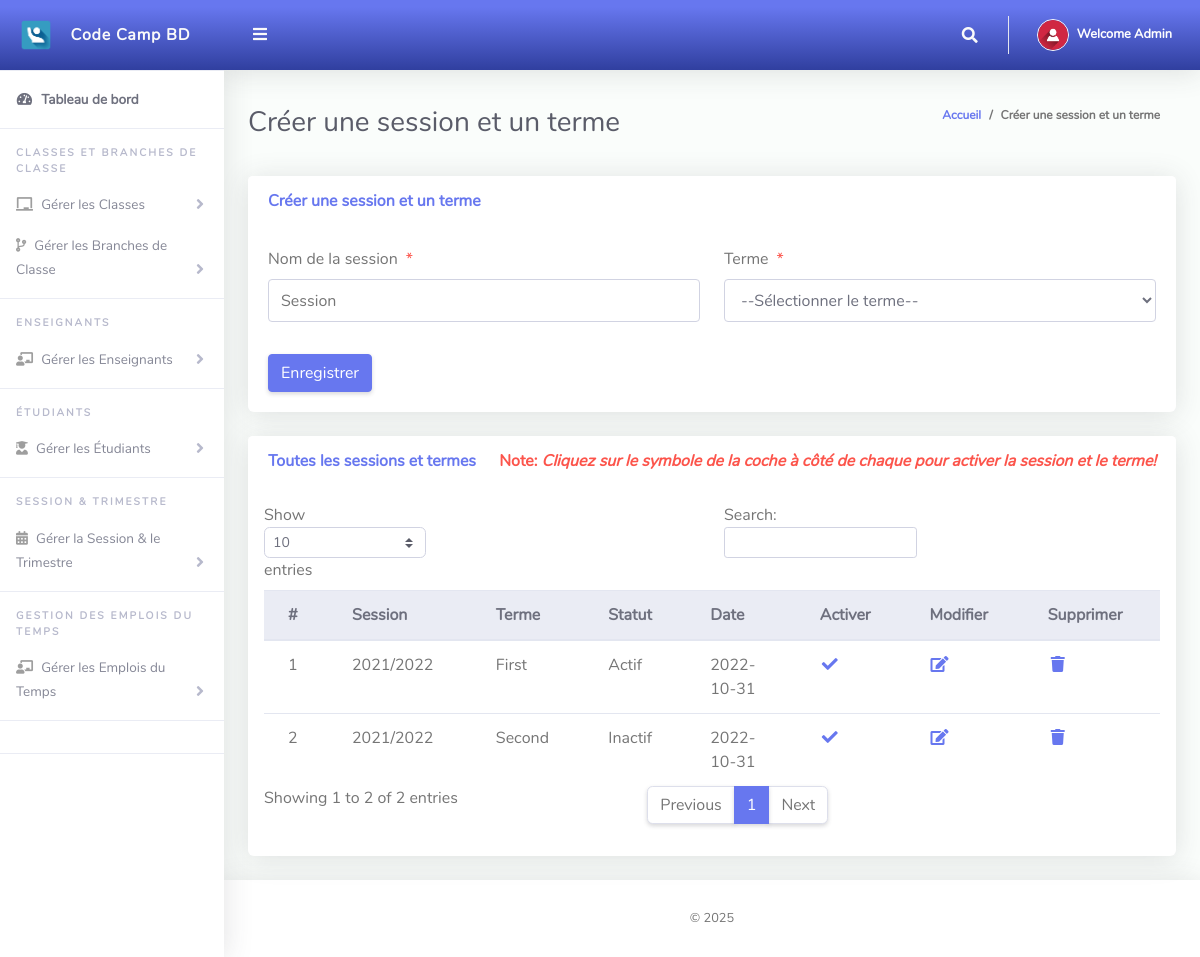
Page /Admin/createSessionTerm.php (signed in) on the committed database.
### tables this page shows
CREATE TABLE `tblsessionterm` (
  `Id` int(10) NOT NULL,
  `sessionName` varchar(50) NOT NULL,
  `termId` varchar(50) NOT NULL,
  `isActive` varchar(10) NOT NULL,
  `dateCreated` varchar(50) NOT NULL
);

CREATE TABLE `tblterm` (
  `Id` int(10) NOT NULL,
  `termName` varchar(20) NOT NULL
);

### Admin/createSessionTerm.php (the view, shortened to what this page needs)
<?php
include '../Includes/dbcon.php';
?>
<!DOCTYPE html>
<html lang="fr">
<head>
  <link href="../vendor/fontawesome-free/css/all.min.css" rel="stylesheet" type="text/css">
  <link href="../vendor/bootstrap/css/bootstrap.min.css" rel="stylesheet" type="text/css">
  <link href="css/ruang-admin.min.css" rel="stylesheet">
</head>
<body id="page-top">
  <div id="wrapper">
      <?php include "Includes/sidebar.php";?>
    <div id="content-wrapper" class="d-flex flex-column">
      <div id="content">
       <?php include "Includes/topbar.php";?>
        <div class="container-fluid" id="container-wrapper">
          <div class="d-sm-flex align-items-center justify-content-between mb-4">
            <h1 class="h3 mb-0 text-gray-800">Créer une session et un terme</h1>
            <ol class="breadcrumb">
              <li class="breadcrumb-item"><a href="./">Accueil</a></li>
              <li class="breadcrumb-item active" aria-current="page">Créer une session et un terme</li>
            </ol>
          </div>
          <div class="row">
            <div class="col-lg-12">
              <div class="card mb-4">
                <div class="card-header py-3 d-flex flex-row align-items-center justify-content-between">
                  <h6 class="m-0 font-weight-bold text-primary">Créer une session et un terme</h6>
                </div>
                <div class="card-body">
                  <form method="post">
                    <div class="form-group row mb-3">
                        <div class="col-xl-6">
                            <label class="form-control-label">Nom de la session<span class="text-danger ml-2">*</span></label>
                      <input type="text" class="form-control" name="sessionName" value="<?php echo $row['sessionName'];?>" id="exampleInputFirstName" placeholder="Session">
                        </div>
                        <div class="col-xl-6">
                            <label class="form-control-label">Terme<span class="text-danger ml-2">*</span></label>
                              <?php
                        $qry= "SELECT * FROM tblterm ORDER BY termName ASC";
                        $result = $conn->query($qry);
                        $num = $result->num_rows;
                        if ($num > 0){
                          echo ' <select required name="termId" class="form-control mb-3">';
                          echo'<option value="">--Sélectionner le terme--</option>';
                                  echo '</select>';
                              }
                            ?>
                        </div>
                    </div>
                      <?php
                    if (isset($Id))
                    {
                    ?>
                    <button type="submit" name="update" class="btn btn-warning">Mettre à jour</button>
                    &nbsp;&nbsp;&nbsp;&nbsp;&nbsp;&nbsp;&nbsp;&nbsp;&nbsp;&nbsp;
                    <?php
                    } else {
                    ?>
                    <button type="submit" name="save" class="btn btn-primary">Enregistrer</button>
                    <?php
                    }
                    ?>
                  </form>
                </div>
              </div>
                 <div class="row">
              <div class="col-lg-12">
              <div class="card mb-4">
                <div class="card-header py-3 d-flex flex-row align-items-center justify-content-between">
                  <h6 class="m-0 font-weight-bold text-primary">Toutes les sessions et termes</h6>
                  <h6 class="m-0 font-weight-bold text-danger">Note: <i>Cliquez sur le symbole de la coche à côté de chaque pour activer la session et le terme!</i></h6>
                </div>
                <div class="table-responsive p-3">
                  <table class="table align-items-center table-flush table-hover" id="dataTableHover">
                    <thead class="thead-light">
                      <tr>
                        <th>#</th>
                        <th>Session</th>
                        <th>Terme</th>
                        <th>Statut</th>
                        <th>Date</th>
                        <th>Activer</th>
                        <th>Modifier</th>
                        <th>Supprimer</th>
                      </tr>
                    </thead>
                    <tbody>
                  <?php
                      $query = "SELECT tblsessionterm.Id,tblsessionterm.sessionName,tblsessionterm.isActive,tblsessionterm.dateCreated,
                      tblterm.termName
                      FROM tblsessionterm
                      INNER JOIN tblterm ON tblterm.Id = tblsessionterm.termId";
                      $rs = $conn->query($query);
                      $num = $rs->num_rows;
                      $sn=0;
                      if($num > 0)
                      {
                        while ($rows = $rs->fetch_assoc())
                          {
                            if($rows['isActive'] == '1'){$status = "Actif";}else{$status = "Inactif";}
                             $sn = $sn + 1;
                            echo"
                              <tr>
                                <td>".$sn."</td>
                                <td>".$rows['sessionName']."</td>
                                <td>".$rows['termName']."</td>
                                <td>".$status."</td>
                                <td>".$rows['dateCreated']."</td>
                                 <td><a href='?action=activate&Id=".$rows['Id']."'><i class='fas fa-fw fa-check'></i></a></td>
                                <td><a href='?action=edit&Id=".$rows['Id']."'><i class='fas fa-fw fa-edit'></i></a></td>
                                <td><a href='?action=delete&Id=".$rows['Id']."'><i class='fas fa-fw fa-trash'></i></a></td>
                              </tr>";
                          }
                      }
                      else
                      {
                           echo
                           "<div class='alert alert-danger' role='alert'>
                            Aucun enregistrement trouvé!
                            </div>";
                      }
                      ?>
                    </tbody>
                  </table>
                </div>
              </div>
            </div>
            </div>
          </div>
        </div>
      </div>
       <?php include "Includes/footer.php";?>
    </div>
  </div>
</body>
</html>

### Admin/Includes/topbar.php (shortened to what this page needs)
<?php
  $query = "SELECT * FROM tbladmin WHERE Id = ".$_SESSION['userId']."";
  $rs = $conn->query($query);
  $rows = $rs->fetch_assoc();
  $fullName = $rows['firstName']." ".$rows['lastName'];
?>
<nav class="navbar navbar-expand navbar-light bg-gradient-primary topbar mb-4 static-top">
          <button id="sidebarToggleTop" class="btn btn-link rounded-circle mr-3">
            <i class="fa fa-bars"></i>
          </button>
          <ul class="navbar-nav ml-auto">
            <li class="nav-item dropdown no-arrow">
              <a class="nav-link dropdown-toggle" href="#" id="searchDropdown" role="button" data-toggle="dropdown"
                aria-haspopup="true" aria-expanded="false">
                <i class="fas fa-search fa-fw"></i>
              </a>
            </li>
            <li class="nav-item dropdown no-arrow">
              <a class="nav-link dropdown-toggle" href="#" id="userDropdown" role="button" data-toggle="dropdown"
                aria-haspopup="true" aria-expanded="false">
                <img class="img-profile rounded-circle" src="img/user-icn.png" style="max-width: 60px">
                <span class="ml-2 d-none d-lg-inline text-white small"><b>Welcome <?php echo $fullName;?></b></span>
              </a>
            </li>
          </ul>
        </nav>

### rows in the picture
tblsessionterm: sessionName "2021/2022", termId.termName "First", isActive "Actif", dateCreated "2022-10-31"
tblsessionterm: sessionName "2021/2022", termId.termName "Second", isActive "Inactif", dateCreated "2022-10-31"

### other values in the picture
$fullName "Admin"
